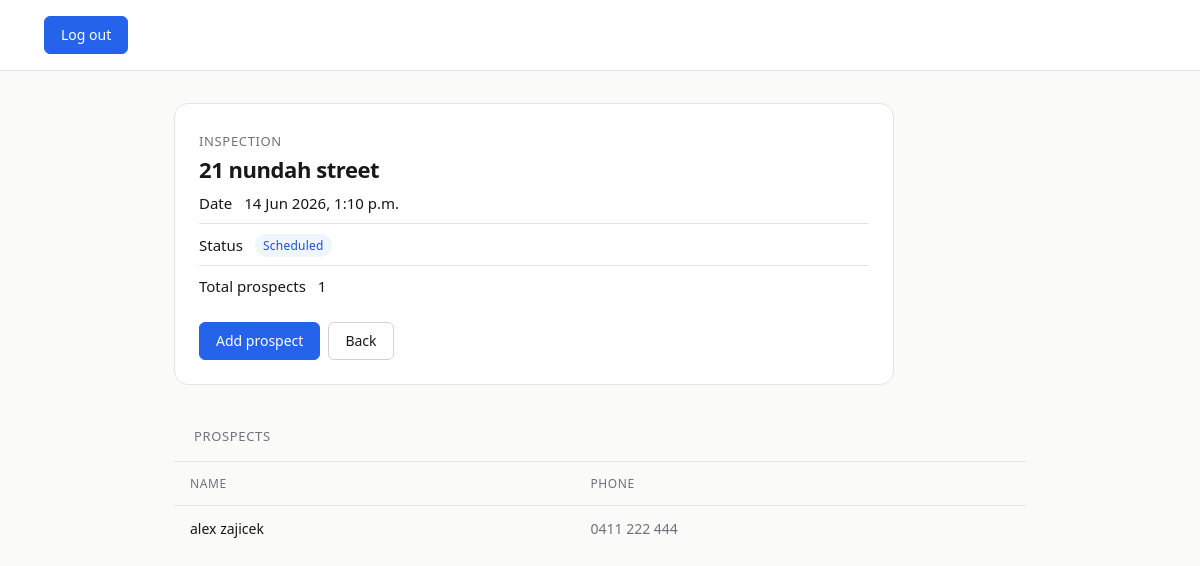
Page /propertytrack/inspection/11/statistics/ on the earlier database version.
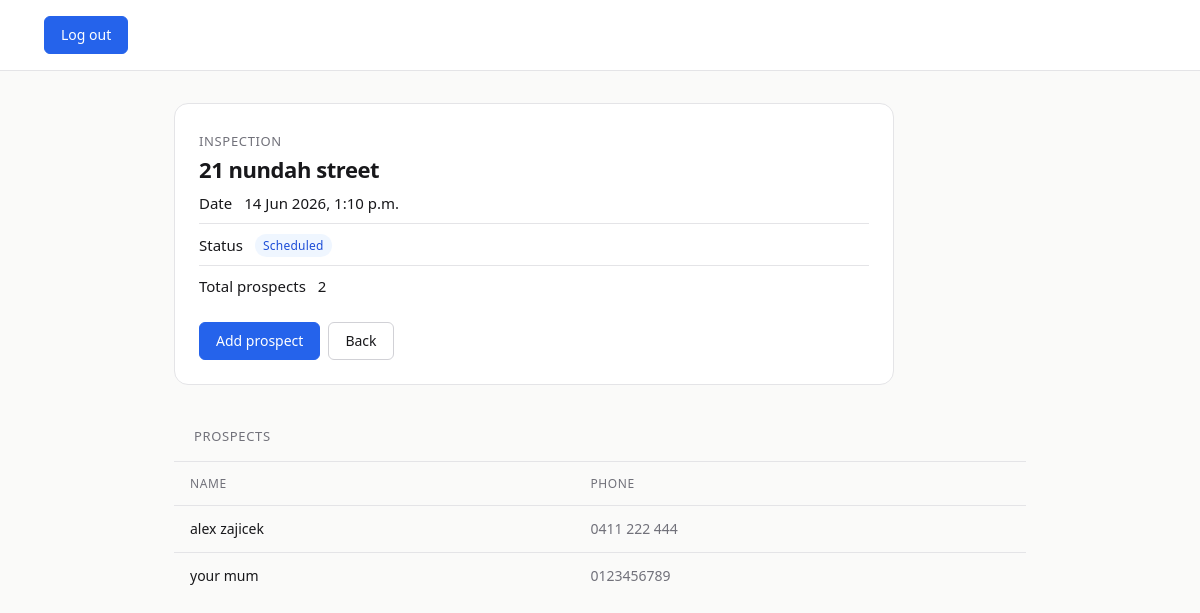
Same page on the later database version.
### prospects/models.py (models this page shows, shortened)
class Prospect(models.Model):
    first_name = models.CharField(max_length=100)
    last_name = models.CharField(max_length=100)
    phone = models.CharField(max_length=20, unique=True)
    inspections = models.ManyToManyField(Inspection, related_name='prospects')
    created_at = models.DateTimeField(auto_now_add=True)

### propertytrack/views.py (the view)
# urls.py: path("inspection/<int:inspection_id>/statistics/", views.inspection_statistics, name="inspection_statistics"),
def inspection_statistics(request, inspection_id):
    inspection = get_object_or_404(Inspection, id=inspection_id)
    prospects = inspection.prospects.all()
    return render(request, 'propertytrack/inspections/statistics.html', {'inspection': inspection, 'prospects': prospects})

### propertytrack/models.py (called while the page is built)
    def get_status(self):
        now = timezone.now()
        if now < self.inspection_date:
            return 'scheduled'
        elif now > self.inspection_date + timezone.timedelta(hours=2):
            return 'completed'
        else:
            return 'in_progress'

### propertytrack/templates/propertytrack/inspections/statistics.html (shortened to what this page needs)
{% extends 'propertytrack/base.html' %}
{% block content %}
<div class="card">
    <div style="margin-bottom: 4px;">
        <span style="font-size: 13px; font-weight: 500; letter-spacing: 0.05em; text-transform: uppercase; color: var(--color-muted);">Inspection</span>
    </div>
    <h2>{{ inspection.rental.address }}</h2>
    <div class="row">
        <span class="row-label">Date</span>
        <span class="row-value">{{ inspection.inspection_date|date:"d M Y, g:i a" }}</span>
    </div>
    <div class="row">
        <span class="row-label">Status</span>
        <span class="row-value">
            {% with inspection.get_status as status %}
                {% if status == 'scheduled' %}
                    <span class="badge badge-scheduled">Scheduled</span>
                {% elif status == 'in_progress' %}
                    <span class="badge badge-inprogress">In progress</span>
                {% else %}
                    <span class="badge badge-completed">Completed</span>
                {% endif %}
            {% endwith %}
        </span>
    </div>
    <div class="row">
        <span class="row-label">Total prospects</span>
        <span class="row-value">{{ prospects.count }}</span>
    </div>
    <div style="display: flex; gap: 8px; margin-top: 16px;">
        <a href="{% url 'prospects:prospect_phone_check' inspection.id %}" class="btn btn-primary">Add prospect</a>
        <a href="{% url 'propertytrack:in_inspection' inspection.rental.id %}" class="btn">Back</a>
    </div>
</div>
<div class="table-wrap" style="margin-top: 24px;">
    <div style="padding: 14px 20px; border-bottom: 1px solid var(--color-border);">
        <span style="font-size: 13px; font-weight: 500; letter-spacing: 0.05em; text-transform: uppercase; color: var(--color-muted);">Prospects</span>
    </div>
    {% if prospects %}
    <table>
        <thead>
            <tr>
                <th>Name</th>
                <th>Phone</th>
            </tr>
        </thead>
        <tbody>
            {% for prospect in prospects %}
            <tr>
                <td>{{ prospect.first_name }} {{ prospect.last_name }}</td>
                <td style="color: var(--color-muted);">{{ prospect.phone }}</td>
            </tr>
            {% endfor %}
        </tbody>
    </table>
    {% else %}
    <p style="padding: 20px; color: var(--color-muted); font-size: 14px;">No prospects recorded for this inspection.</p>
    {% endif %}
</div>
{% endblock %}

Differences in the rows shown:
added Prospect: first_name "your", last_name "mum", phone "0123456789"
Other differences:
{{ prospects.count }}: "1" → "2"
